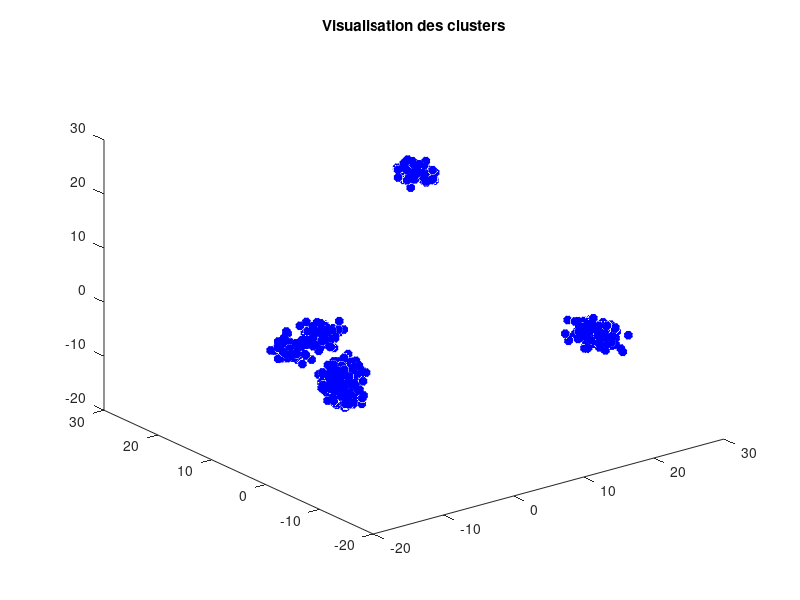

The MATLAB source for this figure:
clear variables
close all;
clc;


% chargement du jeu de donn�es
load('dataset.mat')

%% Utilisation de l'ACP pour detecter deux classes

 
%%%%%%%%%%%%%%%%%%%%%%%%%%%%%%%%%%%%%%%%%%%%%%%%%%%%%%%%%%%%%%%%%%%%%%%%%%%
% CALCULER LA MATRICE DE VARIANCE/COVARIANCE DU TABLEAU DES DONNEES X, ET
% LES AXES PRINCIPAUX. REORDONNER CES AXES PAR ORDRE DECROISSANT DU
% CONTRASTE QU'ILS FOURNISSENT.
% CALCULER LA MATRICE C DE L'ECHANTILLON DANS CE NOUVEAU REPERE.
%%%%%%%%%%%%%%%%%%%%%%%%%%%%%%%%%%%%%%%%%%%%%%%%%%%%%%%%%%%%%%%%%%%%%%%%%%%
x_mean = mean(X);
Xc = X - x_mean;
m = size(Xc,1);

Sigma = (Xc'*Xc)/m;
[W,D] = eig(Sigma);
[vp,ind] = sort(diag(D),'descend');
W = W(:,ind);
C = Xc*W;

trace = sum(vp);
info = 0;
i = 1;
while (info < 0.9)
    info = info + (vp(i)/trace);
    i = i+1;
end
nb_composantes = i -1;

plot3(C(:,1),C(:,2),C(:,3),'b*','linewidth',3)
title("Visualisation des clusters")  
 %z = kmeans(X,6);
 